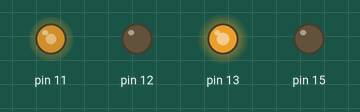
This program was run on a simulated Arduino Mega 2560, built with avr-gcc and run on an emulated ATmega2560. Parts: output pins drawn as LEDs (lit = HIGH).

Above: at 0.05 s.
At 0.9 s:
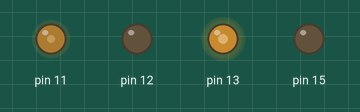
At 1.3 s:
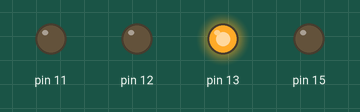
At 1.75 s:
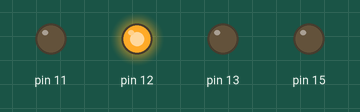
At 2.6 s:
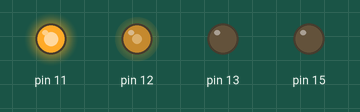
At 3.5 s:
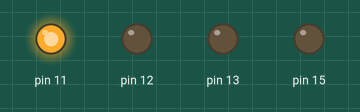
Timing chart, 0 to 8.1 s (numbered marks = the images above):
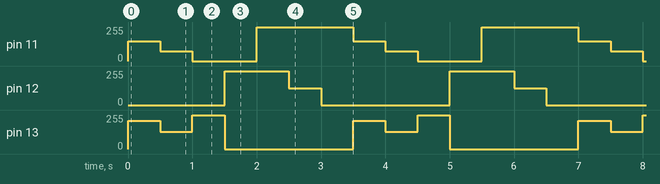

The program:

main.cpp
```cpp
#include <Arduino.h>
#include "Rgb.h"
//GND is One Ground
Rgb rgb = Rgb(11,12,13,15);

void setup() {
  // put your setup code here, to run once:
  rgb.begin();
  Serial.begin(9600);
}

void loop() {
   rgb.fullBody(148,0,211);
   delay(500);
   rgb.fullBody(75,0,130);
   delay(500);
   rgb.fullBody(0,0,255);
   delay(500);
   rgb.fullBody(0,255,0);
   delay(500);
   rgb.fullBody(255,255,0);
   delay(500);
   rgb.fullBody(255,127,0);
   delay(500);
  rgb.fullBody(255,0,0);
   delay(500);
}
```

Rgb.cpp
```cpp
#include "Rgb.h"

Rgb::Rgb(uint16_t RedColor,uint16_t GreenColor,uint16_t BlueColor, uint16_t  Gnd)
{
 this->RedColor=RedColor;
 this->GreenColor=GreenColor;
 this->BlueColor=BlueColor;
 this->Gnd=Gnd;
}

Rgb::~Rgb()
{
}


void Rgb::begin()
{
    pinMode(this->RedColor,OUTPUT);
    pinMode(this->GreenColor,OUTPUT);
    pinMode(this->BlueColor,OUTPUT);
    pinMode(this->Gnd,OUTPUT);

    analogWrite(this->RedColor,0);
    analogWrite(this->GreenColor,0);
    analogWrite(this->BlueColor,0);
    digitalWrite(this->Gnd,1);

}
    void Rgb::fullBody(int Red,int Green,int Blue){
        analogWrite(this->RedColor,Red);
        analogWrite(this->GreenColor,Green);
        analogWrite(this->BlueColor,Blue);
        digitalWrite(this->Gnd,0);

    }


  
```

Rgb.h
```cpp
#include <Arduino.h>
class Rgb
{
// private:
//     /* data */
//     uint32_t _temp_int_private;
public:
    uint16_t RedColor;
    uint16_t GreenColor;
    uint16_t BlueColor;
    uint16_t Gnd=1;

    Rgb(uint16_t RedColor,uint16_t GreenColor,uint16_t BlueColor, uint16_t Gnd);
    ~Rgb();
    void begin();
    void fullBody(int Red,int Green,int Blue);
};
```

Measured:
- by itself, pin 11: repeats every 3.5 s: 75/255 0.50 s, 0/255 1.0 s, 255/255 1.5 s, 148/255 0.50 s
- by itself, pin 12: repeats every 3.5 s: 127/255 0.50 s, 0/255 2.0 s, 255/255 1.0 s
- by itself, pin 13: repeats every 3.5 s: 130/255 0.50 s, 255/255 0.50 s, 0/255 2.0 s, 211/255 0.50 s
